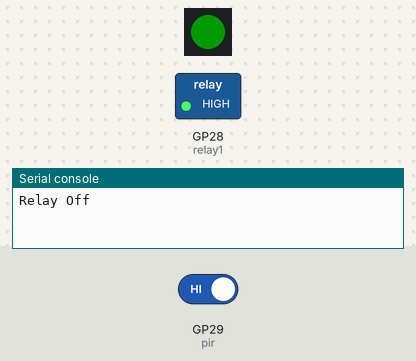
The program below on a simulated Raspberry Pi Pico running MicroPython. On the bench: 1 RGB LEDs in strip order, left to right, switched loads named in the program (green lamp = pin HIGH), the last lines printed to the serial console. The test bench sets the inputs (shaded band); at power-on: GP29 (pir) HIGH. Dim RGB values are drawn brighter than linear.

Above: at 2.5 s.
At 7.5 s:
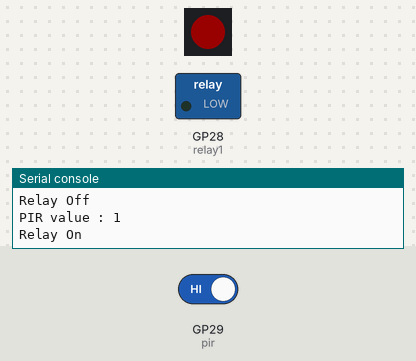
Timing chart, 0 to 13.0 s (numbered marks = the images above):
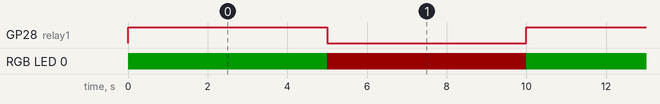

The program:

hardware-test.py
```python
# (licence header left out)
import machine
import time
import neopixel

# Define hardware values
LED_PIN=16               # Set pin number for onboard LED
PIR_PIN=29               # User pin choice for PIR data
RLY1_PIN=28              # GPIO for Relay #1 data
RLY1_ON_STATE=0          # 1 relay is active High
                         # 0 relay is active Low

# Define some timings
LED_BRIGHTNESS=10        # Set brightness as a percentage

# Define some colours
COLOUR_RED=(255,0,0)
COLOUR_GREEN=(0,255,0)
COLOUR_BLUE=(0,0,255)
COLOUR_ORANGE=(255,128,0)
COLOUR_VIOLET=(255,0,255)
COLOUR_YELLOW=(255,255,0)
COLOUR_CLEAR=(0,0,0)

def ledColour(baseColour,brightness=20):
    brightness=brightness/100
    if brightness>0 and brightness<=1:
        adjustedColour=tuple([int(x*brightness) for x in baseColour])
    else:
        adjustedColour=tuple([int(x*0.2) for x in baseColour])
    led.fill(adjustedColour)
    led.write()

# Setup neopixel
led = neopixel.NeoPixel(machine.Pin(LED_PIN), 1)

# Setup PIR
pir = machine.Pin(PIR_PIN, machine.Pin.IN,machine.Pin.PULL_UP)

# Setup and close relay
relay1 = machine.Pin(RLY1_PIN, machine.Pin.OUT,not RLY1_ON_STATE)

while True:
    relay1.value(not RLY1_ON_STATE)
    print("Relay Off")
    ledColour(COLOUR_GREEN,LED_BRIGHTNESS)
    time.sleep(5)

    print("PIR value : " + str(pir.value()))

    relay1.value(RLY1_ON_STATE)
    print("Relay On")
    ledColour(COLOUR_RED,LED_BRIGHTNESS)
    time.sleep(5)

    print("PIR value : " + str(pir.value()))
```

Measured:
- by itself, GP28 (relay1): alternates HIGH for 5.0 s and LOW for 5.0 s
- by itself, RGB LED 0: alternates RGB(25, 0, 0) for 5.0 s and RGB(0, 25, 0) for 5.0 s
